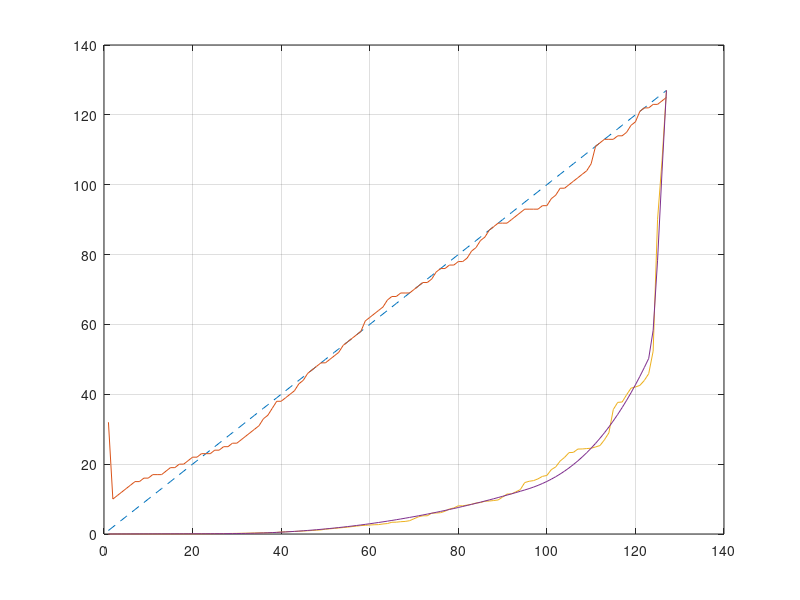

The MATLAB script that drew this image:

% Calibrate Drumgizmo power map to match that of a Roland e-drum module.
% Below functions are taken from powermap.cc from the Drumgizmo project.
%
%
% ./drumgizmo/drumgizmo -p close=1,position=0,diverse=0,random=0 -i midifile -I file=~/Schreibtisch/drumgizmo_snaretest.mid,midimap=~/edrumulus/tools/PearlMMX/Midimap.xml -o jackaudio ~/edrumulus/tools/PearlMMX/PearlMMX.xml
%
% x_3:
% settings.powermap_fixed2_x = 0.93;//0.95;
% settings.powermap_fixed2_y = 0.2;//0.3;
%
% x_2:
% settings.powermap_fixed2_y = 0.2;//0.3;
%
% x_1:
% settings.powermap_fixed0_x = 0.7;
% settings.powermap_fixed0_y = 0.05;
% settings.powermap_fixed1_x = 0.9;
% settings.powermap_fixed1_y = 0.1;
% settings.powermap_fixed2_x = 0.95;
% settings.powermap_fixed2_y = 0.3;

function calibrate_drumgizmo_velocity

x_roland  = 10 .^ ([-63.865,-60.767,-57.64,-54.051,-52.247,-50.309,-48.511,-47.082,-45.155,-44.032,-42.526,-41.212,-40.206,-39.063,-38.203,-37.13,-36.192,-35.283,-34.546,-34.391,-33.583,-33.247,-32.624,-31.948,-31.253,-30.618,-30.052,-29.457,-28.871,-28.357,-27.767,-27.362,-26.764,-26.314,-25.787,-25.548,-25.35,-24.951,-24.415,-23.437,-23.014,-22.608,-22.413,-22.067,-21.724,-21.35,-21.01,-20.646,-20.324,-19.628,-19.336,-18.978,-18.67,-18.381,-18.106,-17.776,-17.507,-17.22,-17.088,-16.943,-16.803,-16.746,-16.449,-16.278,-15.773,-15.74,-15.572,-15.475,-15.233,-14.631,-14.118,-13.867,-13.86,-13.283,-13.246,-13.18,-12.9,-12.484,-12.305,-11.967,-11.966,-11.857,-11.739,-11.558,-11.494,-11.315,-11.29,-11.223,-11.149,-10.798,-10.454,-10.442,-10.217,-10,-9.3581,-9.249,-9.1946,-9.0551,-8.8625,-8.7959,-8.3854,-8.2022,-7.8392,-7.6261,-7.3654,-7.3499,-7.178,-7.1732,-7.1526,-7.1369,-7.0715,-7.0023,-6.7295,-6.4215,-5.519,-5.2762,-5.2646,-5.0334,-4.8305,-4.7959,-4.7495,-4.6087,-4.4192,-3.8489,-1.4902,-0.75066,-0.00053016] / 10) * 127;
x_3       = [76,25,28,31,33,36,38,38,39,40,41,42,43,44,45,45,46,47,47,48,48,48,49,49,49,50,50,51,51,51,52,52,52,53,53,54,54,54,55,55,55,56,56,56,57,57,58,59,59,60,61,61,62,62,63,63,63,63,64,64,65,66,66,67,67,68,68,68,68,69,69,69,69,69,69,70,70,70,70,71,72,72,72,73,73,73,74,75,75,76,76,76,77,77,77,77,78,78,79,79,80,81,82,83,84,85,87,88,89,89,90,90,92,92,93,94,100,103,112,114,122,123,123,124,124,125,126];
x_2       = [76,25,28,31,33,36,38,38,39,40,41,42,43,44,45,45,46,47,47,48,48,48,49,49,49,50,50,51,51,51,52,52,52,53,53,54,54,54,55,55,55,56,56,56,57,57,58,59,59,60,61,61,62,62,63,63,63,63,64,64,65,66,66,67,67,68,68,68,68,69,69,69,69,69,69,70,70,70,70,71,72,72,72,73,73,73,74,75,75,76,76,76,77,77,77,77,78,78,79,79,80,81,82,83,84,85,87,88,89,89,90,90,92,92,93,93,94,98,100,102,110,113,121,123,124,125,126];
x_1       = [76,25,28,31,33,36,38,38,39,40,41,42,43,44,45,45,46,47,47,48,48,48,49,49,49,50,50,51,51,51,52,52,52,53,53,54,54,54,55,55,55,56,56,56,57,57,58,59,59,60,61,61,62,62,63,63,63,63,64,64,65,66,66,67,67,68,68,68,68,69,69,69,69,69,69,70,70,70,70,71,72,72,72,73,73,73,74,75,75,76,76,76,77,77,77,77,78,78,79,79,80,81,82,83,84,85,87,88,89,89,90,90,92,92,93,94,98,101,106,113,115,122,123,124,124,125,126];
x_org     = [38,50,58,66,69,72,76,78,82,86,89,91,93,93,94,96,98,99,100,101,102,103,103,105,108,111,112,112,113,113,113,113,114,114,114,114,114,115,116,117,117,118,120,121,121,122,122,122,122,123,123,123,123,123,123,123,123,123,123,123,123,123,123,123,123,123,123,123,123,123,123,124,124,124,124,124,124,124,124,124,124,124,124,124,124,124,124,124,124,124,124,124,124,124,124,124,124,124,125,125,125,125,125,125,125,125,125,125,125,125,125,125,125,125,125,125,125,126,126,126,126,126,126,126,126,126,126];
x_new_3_5 = [50,17,21,23,25,26,27,28,29,30,30,31,32,32,33,33,34,34,35,36,37,37,37,38,38,38,38,38,39,39,39,39,40,40,41,41,42,42,43,43,44,44,45,45,46,46,47,47,48,48,48,49,49,50,50,51,52,53,54,55,56,57,59,61,62,63,64,67,68,68,69,69,70,71,72,73,75,76,76,77,78,79,81,83,85,88,89,89,90,91,92,93,93,94,94,95,97,98,99,99,100,100,101,102,102,103,103,104,106,110,111,112,113,113,113,114,114,114,116,117,120,122,122,123,123,124,125];
x_new_3_0 = [32,10,11,12,13,14,15,15,16,16,17,17,17,18,19,19,20,20,21,22,22,23,23,23,24,24,25,25,26,26,27,28,29,30,31,33,34,36,38,38,39,40,41,43,44,46,47,48,49,49,50,51,52,54,55,56,57,58,61,62,63,64,65,67,68,68,69,69,69,70,71,72,72,73,75,76,76,77,77,78,78,79,81,82,84,85,87,88,89,89,89,90,91,92,93,93,93,93,94,94,96,97,99,99,100,101,102,103,104,106,111,112,113,113,113,114,114,115,117,118,121,122,122,123,123,124,125];

close all; plot(1:127, '--'); hold on; grid on;
% plot(x_org); plot(x_1); plot(x_2); plot(x_3);
%plot(x_1);
plot(x_new_3_0);
plot(x_roland);


%fixed(1).in  = 0.7;
%fixed(1).out = 0.06;
%fixed(2).in  = 0.91;
%fixed(2).out = 0.25;
%fixed(3).in  = 0.95;
%fixed(3).out = 0.26;
% -> 9.6

%fixed(1).in  = 0.7;
%fixed(1).out = 0.06;
%fixed(2).in  = 0.9;
%fixed(2).out = 0.25;
%fixed(3).in  = 0.97;
%fixed(3).out = 0.4;
% -> 6.2

%fixed(1).in  = 0.4;
%fixed(1).out = 0.01;
%fixed(2).in  = 0.9;
%fixed(2).out = 0.25;
%fixed(3).in  = 0.97;
%fixed(3).out = 0.4;
% -> 3.5

%fixed(1).in  = 0.4;
%fixed(1).out = 0.01;
%fixed(2).in  = 0.83;
%fixed(2).out = 0.17;
%fixed(3).in  = 0.97;
%fixed(3).out = 0.4;
% -> 2.5

%fixed(1).in  = 0.23;
%fixed(1).out = 0.001;
%fixed(2).in  = 0.75;
%fixed(2).out = 0.1;
%fixed(3).in  = 0.97;
%fixed(3).out = 0.4;
% -> 3.0

% TEST
shelf        = false;
fixed(1).in  = 0.23;
fixed(1).out = 0.001;
fixed(2).in  = 0.75;
fixed(2).out = 0.1;
fixed(3).in  = 0.97;
fixed(3).out = 0.4;
% -> 3.0
input_val    = (1:127) / 127;


y = calc_map_fct(input_val, fixed, shelf);

plot(input_val * 127, y);

e = x_roland - y;
%plot(e); title(['MSE: ' num2str(mean(e .^ 2))]);

end


function y = calc_map_fct(input_val, fixed, shelf)
  if shelf
    X = [fixed(1).in, fixed(2).in, fixed(3).in];
    Y = [fixed(1).out, fixed(2).out, fixed(3).out];
  else
    X = [0, fixed(1).in, fixed(2).in, fixed(3).in, 1];
    Y = [0, fixed(1).out, fixed(2).out, fixed(3).out, 1];
  end
  m = calcSlopes(X, Y);

  for idx = 1:length(input_val)
    y(idx) = map(input_val(idx), m, fixed, shelf) * 127;
  end
end


function out = map(in, m, fixed, shelf)
  if in < fixed(1).in
    if shelf
      out = fixed(1).out;
    else
      out = computeValue(in, struct("in", 0, "out", 0), fixed(1), m(1), m(2));
    end
  elseif in < fixed(2).in
    out = computeValue(in, fixed(1), fixed(2), m(2), m(3));
  elseif in < fixed(3).in
    out = computeValue(in, fixed(2), fixed(3), m(3), m(4));
  else
    % in >= fixed[2].in
    if shelf
      out = fixed(3).out;
    else
      out = computeValue(in, fixed(3), struct("in", 1, "out", 1), m(4), m(5));
    end
  end
end


function y = computeValue(x, P0, P1, m0, m1)
  x0      = P0.in;
  x1      = P1.in;
  y0      = P0.out;
  y1      = P1.out;
  dx      = x1 - x0;
  x_prime = (x - x0) / dx;
  y       = h00(x_prime) * y0 + h10(x_prime) * dx * m0 + h01(x_prime) * y1 + h11(x_prime) * dx * m1;
end


function y = h00(x)
  y = (1 + 2 * x) * power(1 - x, 2);
end

function y = h10(x)
  y =  x * power(1 - x, 2);
end

function y = h01(x)
  y = x * x * (3 - 2 * x);
end

function y = h11(x)
  y = x * x * (x - 1);
end


function m = calcSlopes(X, Y)
  m = zeros(length(X), 1);
  d = zeros(length(X) - 1 ,1);
  h = zeros(length(X) - 1 ,1);

  for i = 1:length(d)
    h(i) = X(i + 1) - X(i);
    d(i) = (Y(i + 1) - Y(i)) / h(i);
  end

  m(1) = d(1); % m.front() = d.front();

  for i = 2:length(m) - 1
    m(i) = (d(i - 1) + d(i)) / 2;
  end

  m(length(m)) = d(length(d)); % m.back() = d.back();

  for i = 2:length(m) - 1
    min_d = 2 * min(d(i - 1), d(i));
    m(i)  = min(min_d, (h(i) * d(i - 1) + h(i - 1) * d(i)) / (h(i - 1) + h(i)));
  end
end


